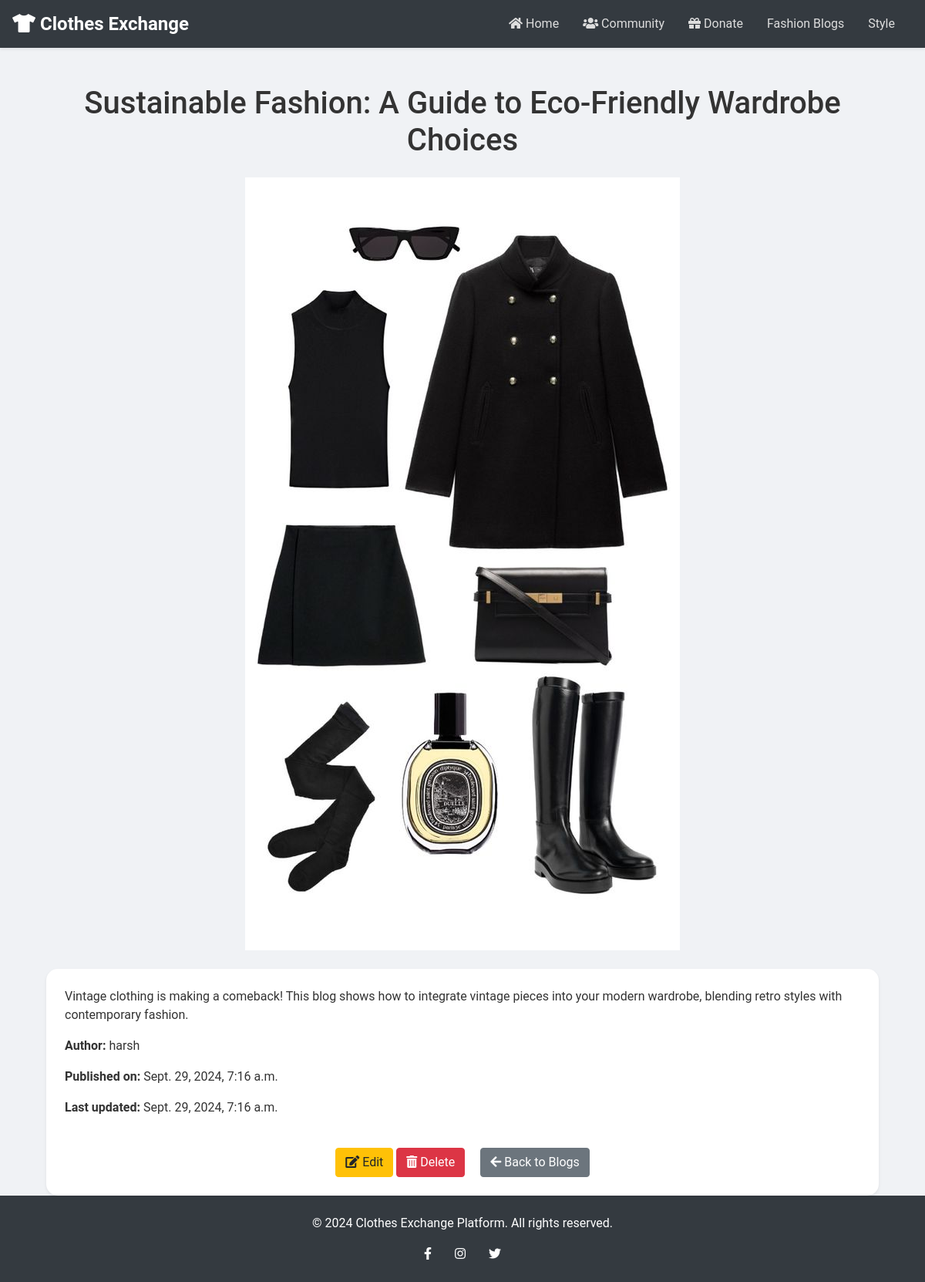
Page /fashion/blogs/4/ on the committed database.
### fashion/models.py (models this page shows, shortened)
class FashionBlog(models.Model):
    title = models.CharField(max_length=200)
    description = models.TextField()
    image = models.ImageField(upload_to='fashion_blog_images/')
    author = models.ForeignKey(User, on_delete=models.CASCADE)
    created_on = models.DateTimeField(auto_now_add=True)
    updated_on = models.DateTimeField(auto_now=True)

### fashion/views.py (the view)
# urls.py: path('blogs/<int:id>/', views.blog_detail, name='blog_detail'),
def blog_detail(request, id):
    blog = get_object_or_404(FashionBlog, id=id)
    return render(request, 'fashion/blog_detail.html', {'blog': blog})

### templates/fashion/blog_detail.html (shortened to what this page needs)
{% extends 'base.html' %}
{% block content %}
<div class="container mt-5">
    <h1 class="text-center mb-4">{{ blog.title }}</h1>
    <img src="{{ blog.image.url }}" class="img-fluid my-4 mx-auto d-block" alt="{{ blog.title }}">
    <div class="card p-4 shadow-sm">
        <p>{{ blog.description }}</p>
        <p><strong>Author:</strong> {{ blog.author.username }}</p>
        <p><strong>Published on:</strong> {{ blog.created_on }}</p>
        <p><strong>Last updated:</strong> {{ blog.updated_on }}</p>
        <div class="text-center mt-4">
            <a href="{% url 'update_blog' blog.id %}" class="btn btn-warning"><i class="fas fa-edit"></i> Edit</a>
            <form method="post" action="{% url 'delete_blog' blog.id %}" class="d-inline-block">
                <button type="submit" class="btn btn-danger"><i class="fas fa-trash-alt"></i> Delete</button>
            </form>
            <a href="{% url 'blog_list' %}" class="btn btn-secondary ml-3"><i class="fas fa-arrow-left"></i> Back to Blogs</a>
        </div>
    </div>
</div>
{% endblock %}

### static/css/style.css (style rules this page uses)
body { background-color: #f0f2f5; color: #333; font-family: 'Roboto', sans-serif; }
.card { border: none; border-radius: 15px; overflow: hidden; transition: transform 0.2s; }
.btn-warning { background-color: #ffc107; border-color: #ffc107; }
.btn-danger { background-color: #dc3545; border-color: #dc3545; }
.btn-secondary { background-color: #6c757d; border-color: #6c757d; }

### rows in the picture
FashionBlog: title "Sustainable Fashion: A Guide to Eco-Friendly Wardrobe Choices", image (picture), description "Vintage clothing is making a comeback! This blog shows how to integrate vintage pieces into your modern wardrobe, blending retro styles with contemporary fashion.", author.username "harsh", created_on "Sept. 29, 2024, 7:16 a.m.", updated_on "Sept. 29, 2024, 7:16 a.m."
